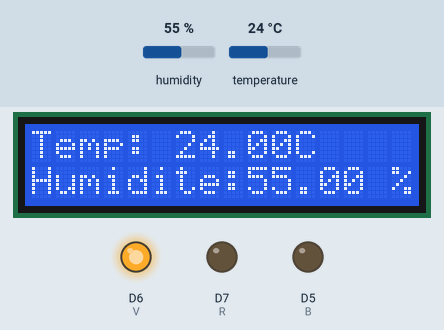
This sketch was run on a simulated ESP8266 (NodeMCU). On the bench: 16×2 character LCD, output pins drawn as LEDs (lit = HIGH). The test bench sets the inputs (shaded band); at power-on: humidity 55 %, temperature 24 °C. WiFi joins after 1.5 s; servers stay silent unless stated; uploads are accepted with an empty reply; what the sketch prints to the serial monitor is not drawn.

Above: at 6.7 s.
Timing chart, 0 to 8.2 s (numbered marks = the images above):
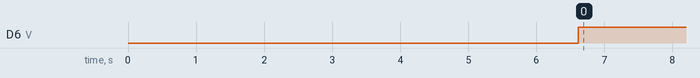

The sketch:

dht11_node_mcu.ino
```cpp
#include <DHT.h>
#include <DHT_U.h>
#define DHTPIN 2
#define DHTTYPE DHT11
DHT dht(DHTPIN, DHTTYPE);
#include <LiquidCrystal_I2C.h>
#include <Wire.h>
#include <ESP8266WiFi.h>
#include <ESP8266HTTPClient.h>
LiquidCrystal_I2C lcd(0x27, 16, 2);

WiFiClient client;

const char *ssid =  "XXXXXXXX";     // replace with your wifi ssid and wpa2 key
const char *pass =  "XXXXXXXX";
const int R = D7;
const int V = D6;
const int B = D5;


void setup()
{
  lcd.init();
  lcd.backlight();
  Serial.begin(115200);
  dht.begin();
  Serial.println("Connecting to ");
  Serial.println(ssid);


  WiFi.begin(ssid, pass);

  while (WiFi.status() != WL_CONNECTED)
  {
    delay(500);
    Serial.print(".");
  }
  Serial.println("");
  Serial.println("WiFi connected");
  pinMode(R, OUTPUT);
  pinMode(V, OUTPUT);
  pinMode(B, OUTPUT);
}

void loop() {
  delay(5000);
  float t = dht.readTemperature();
  float h = dht.readHumidity();
  if (isnan(h) || isnan(t)) {
    Serial.println("Failed to read from DHT Sensor");
    return;
  }

  Serial.print("Temperature:");
  Serial.print(t);
  Serial.print("*C/t");
  Serial.print("Humidite:");
  Serial.print(h);
  Serial.println("%");

  lcd.setCursor(0, 0);
  lcd.print("Temp: ");
  lcd.print(t);
  lcd.print("C");
  lcd.setCursor(0, 1);
  lcd.print("Humidite:");
  lcd.print(h);
  lcd.println(" %");


  if (t < 20)
  {
    digitalWrite(R, LOW);
    digitalWrite(V, LOW);
    digitalWrite(B, HIGH);
  }

  if ((t > 19) && (t < 26))
  {
    digitalWrite(R, LOW);
    digitalWrite(V, HIGH);
    digitalWrite(B, LOW);
  }

  if (t > 25)
  {
    digitalWrite(R, HIGH);
    digitalWrite(V, LOW);
    digitalWrite(B, LOW);
  }

  HTTPClient http;
  http.begin("http://51.75.126.48/dht11/store_temp.php");
  http.addHeader("Content-Type", "application/json");
  String data = "{\"temperature\":\"" + String(t) +"\",\"humidite\":\""+ String(h) +"\"}";
  int httpCode = http.POST(data);
  http.end();

  Serial.println("Waiting...");

  // thingspeak needs minimum 15 sec delay between updates.
  delay(10000);
}
```

Measured:
- by itself, D6 (V): LOW → HIGH at 6.6 s
